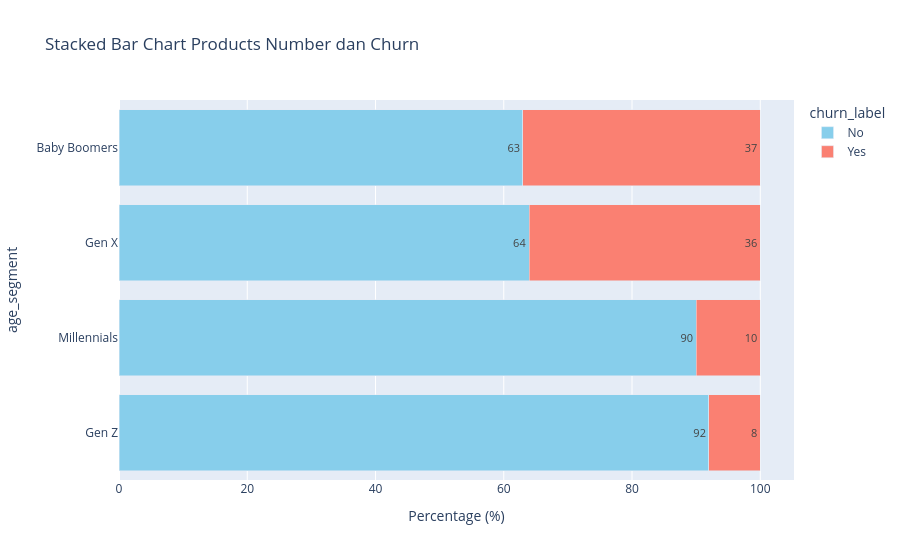

The cell this chart's notebook holds for it:
### Code cell
# Map 0/1 ke No/Yes untuk lebih readable
age_churn['churn_label'] = age_churn['churn'].map({0: 'No', 1: 'Yes'})

fig = px.bar(age_churn, 
             x='churn_percentage',  # Ini horizontal axis (nilai)
             y='age_segment',  # Ini vertical axis (kategori)
             color='churn_label',
             color_discrete_map={'No': 'skyblue', 'Yes': 'salmon'},
             orientation='h',  # Horizontal orientation
             title='Stacked Bar Chart Products Number dan Churn', 
             text='churn_percentage',
             labels={'churn_percentage': 'Percentage (%)', 'products_number': 'Products Number'})

fig.update_layout(barmode='stack')  # 100% stacked
fig.update_traces(textposition='inside', textfont=dict(size=11))

fig.show()

### Figure 1 — Plotly figure (JSON) as saved in the notebook; plotly's stock layout.template omitted (floating-point values rounded to 4 significant figures)
{"data": [{"hovertemplate": "churn_label=No<br>Percentage (%)=%{text}<br>age_segment=%{y}<extra></extra>", "legendgroup": "No", "marker": {"color": "skyblue", "pattern": {"shape": ""}}, "name": "No", "orientation": "h", "showlegend": true, "text": [92.0, 90.0, 64.0, 63.0], "textfont": {"size": 11}, "textposition": "inside", "type": "bar", "x": [92.0, 90.0, 64.0, 63.0], "xaxis": "x", "y": ["Gen Z", "Millennials", "Gen X", "Baby Boomers"], "yaxis": "y"}, {"hovertemplate": "churn_label=Yes<br>Percentage (%)=%{text}<br>age_segment=%{y}<extra></extra>", "legendgroup": "Yes", "marker": {"color": "salmon", "pattern": {"shape": ""}}, "name": "Yes", "orientation": "h", "showlegend": true, "text": [8.0, 10.0, 36.0, 37.0], "textfont": {"size": 11}, "textposition": "inside", "type": "bar", "x": [8.0, 10.0, 36.0, 37.0], "xaxis": "x", "y": ["Gen Z", "Millennials", "Gen X", "Baby Boomers"], "yaxis": "y"}], "layout": {"barmode": "stack", "legend": {"title": {"text": "churn_label"}, "tracegroupgap": 0}, "title": {"text": "Stacked Bar Chart Products Number dan Churn"}, "xaxis": {"anchor": "y", "domain": [0, 1], "title": {"text": "Percentage (%)"}}, "yaxis": {"anchor": "x", "domain": [0, 1], "title": {"text": "age_segment"}}}}
